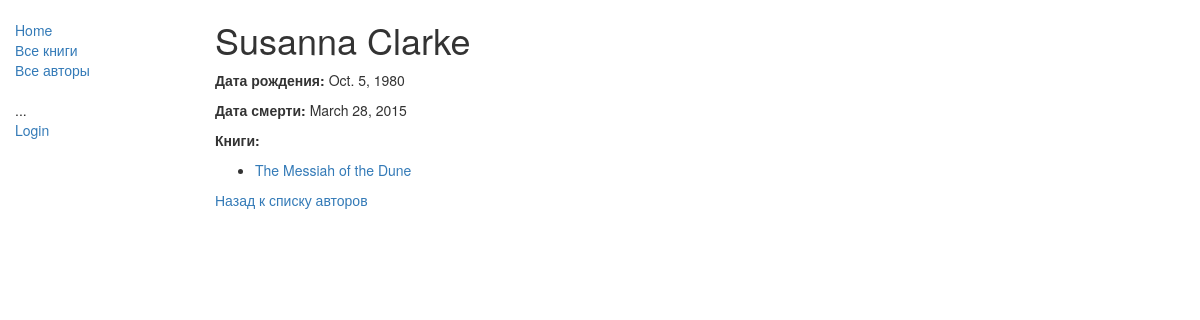
/catalog/author/2, run on the app's committed database.
### catalog/models.py (models this page shows, shortened)
class Author(models.Model):
    first_name = models.CharField(max_length=100)
    last_name = models.CharField(max_length=100)
    date_of_birth = models.DateField(null=True, blank=True)
    date_of_death = models.DateField('Died', null=True, blank=True)
    class Meta:
        ordering = ['last_name']

class Book(models.Model):
    title = models.CharField(max_length=200)
    author = models.ForeignKey('Author', on_delete=models.SET_NULL, null=True)
    summary = models.TextField(max_length=1000, help_text="Enter a brief description of the book")
    isbn = models.CharField('ISBN',max_length=13, help_text='13 Character <a href="https://www.isbn-international.org/content/what-isbn">ISBN number</a>')
    genre = models.ManyToManyField(Genre, help_text="Select a genre for this book") #может иметь несколько жанров, а жанр может иметь много книг
    def display_genre(self):
        return ', '.join([genre.name for genre in self.genre.all()[:3]])
    display_genre.short_description = 'Genre'

### catalog/views.py (the view)
# urls.py: re_path(r'^author/(?P<pk>\d+)$', views.AuthorDetailView.as_view(), name='author-detail'),
class AuthorDetailView(generic.DetailView):
    model = Author
    template_name = 'catalog/author_detail.html'  # Убедитесь, что этот шаблон существуетpy

### catalog/templates/catalog/author_detail.html
{% extends 'base_generic.html' %}
{% block content %}
  <h1>{{ author.first_name }} {{ author.last_name }}</h1>
  <p><strong>Дата рождения:</strong> {{ author.date_of_birth }}</p>
  <p><strong>Дата смерти:</strong> {{ author.date_of_death }}</p>
  <p><strong>Книги:</strong></p>
  <ul>
    {% for book in author.book_set.all %}
      <li>
        <a href="{% url 'book-detail' book.pk %}">{{ book.title }}</a>
      </li>
    {% endfor %}
  </ul>
  <a href="{% url 'authors' %}">Назад к списку авторов</a>
{% endblock %}

### data on the page
Author: first_name "Susanna", last_name "Clarke", date_of_birth "Oct. 5, 1980", date_of_death "March 28, 2015"
Book: title "The Messiah of the Dune"
